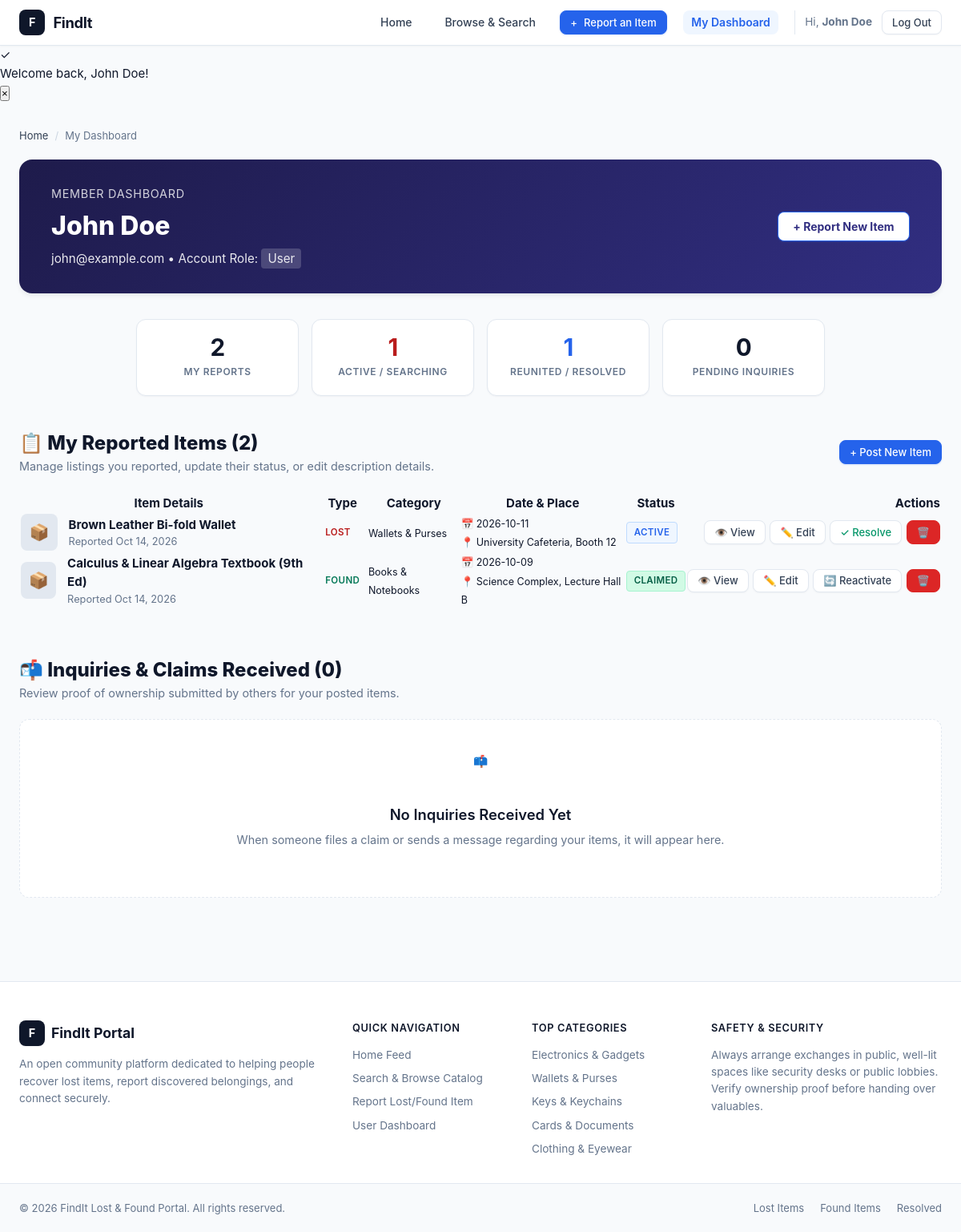
The app's page /dashboard.php (signed in) with its own data.
### tables this page shows
CREATE TABLE items (
            id INTEGER PRIMARY KEY AUTOINCREMENT,
            user_id INTEGER,
            type TEXT NOT NULL,               -- 'lost' or 'found'
            title TEXT NOT NULL,
            category TEXT NOT NULL,
            description TEXT NOT NULL,
            location TEXT NOT NULL,
            item_date TEXT NOT NULL,
            image_path TEXT,
            contact_name TEXT NOT NULL,
            contact_email TEXT NOT NULL,
            contact_phone TEXT,
            status TEXT DEFAULT 'active',     -- 'active', 'claimed', 'returned'
            security_secret TEXT NOT NULL,
            created_at DATETIME DEFAULT CURRENT_TIMESTAMP,
            updated_at DATETIME DEFAULT CURRENT_TIMESTAMP,
            FOREIGN KEY (user_id) REFERENCES users(id) ON DELETE SET NULL
        );

### dashboard.php (the view, shortened to what the rows shown need)
<?php
require_once __DIR__ . '/db.php';
$pdo = getDbConnection();
$user = current_user();
$userId = $user['id'];
$itemsStmt = $pdo->prepare("SELECT * FROM items WHERE user_id = :user_id ORDER BY created_at DESC");
$itemsStmt->execute([':user_id' => $userId]);
$myItems = $itemsStmt->fetchAll();
$claimsStmt = $pdo->prepare("
    SELECT c.*, i.title as item_title, i.type as item_type, i.id as item_id
    FROM claims c
    JOIN items i ON c.item_id = i.id
    WHERE i.user_id = :user_id
    ORDER BY c.created_at DESC
");
$claimsStmt->execute([':user_id' => $userId]);
$incomingClaims = $claimsStmt->fetchAll();
$totalPosted = count($myItems);
render_header('My Dashboard', 'dashboard');
?>
<main class="main-wrapper">
    <div style="background: linear-gradient(135deg, #1e1b4b 0%, #312e81 100%); color: #ffffff; padding: 2rem 2.5rem; border-radius: var(--radius-lg); margin-bottom: 2rem; box-shadow: var(--shadow-md); display: flex; justify-content: space-between; align-items: center; flex-wrap: wrap; gap: 1.5rem;">
        <div>
            <div style="font-size: 0.9rem; text-transform: uppercase; letter-spacing: 0.05em; opacity: 0.8; margin-bottom: 0.25rem;">Member Dashboard</div>
            <h1 style="font-size: 2rem; font-weight: 800;"><?= htmlspecialchars($user['name']) ?></h1>
            <p style="opacity: 0.9; font-size: 0.95rem; margin-top: 0.25rem;"><?= htmlspecialchars($user['email']) ?> • Account Role: <span style="text-transform: capitalize; background: rgba(255,255,255,0.2); padding: 0.2rem 0.5rem; border-radius: 4px;"><?= htmlspecialchars($user['role']) ?></span></p>
        </div>
    </div>
    <div style="margin-bottom: 3.5rem;">
        <div style="display: flex; justify-content: space-between; align-items: center; margin-bottom: 1.25rem; flex-wrap: wrap; gap: 1rem;">
            <div>
                <h2 style="font-size: 1.5rem; font-weight: 800;">📋 My Reported Items (<?= $totalPosted ?>)</h2>
            </div>
        </div>
        <?php if (empty($myItems)): ?>
            <div class="empty-state">
                <div class="empty-state-icon">📝</div>
                <h3>You Haven't Reported Any Items Yet</h3>
                <p>Have you lost something or discovered an item? Submit a report now to connect with the community.</p>
                <div style="display: flex; gap: 1rem; justify-content: center; margin-top: 1.25rem;">
                    <a href="report.php?type=lost" class="btn btn-danger btn-sm">Report Lost Item</a>
                    <a href="report.php?type=found" class="btn btn-success btn-sm">Report Found Item</a>
                </div>
            </div>
        <?php else: ?>
            <div class="table-container">
                <table class="data-table">
                    <thead>
                        <tr>
                            <th>Item Details</th>
                            <th>Type</th>
                            <th>Category</th>
                            <th>Date &amp; Place</th>
                            <th>Status</th>
                            <th style="text-align: right;">Actions</th>
                        </tr>
                    </thead>
                    <tbody>
                        <?php foreach ($myItems as $item): ?>
                            <tr>
                                <td>
                                    <div style="display: flex; align-items: center; gap: 0.85rem;">
                                        <?php if (!empty($item['image_path']) && file_exists(UPLOAD_DIR . $item['image_path'])): ?>
                                            <img src="<?= UPLOAD_WEB_PATH . htmlspecialchars($item['image_path']) ?>" alt="" style="width: 46px; height: 46px; object-fit: cover; border-radius: var(--radius-sm);">
                                        <?php else: ?>
                                            <div style="width: 46px; height: 46px; background: #e2e8f0; border-radius: var(--radius-sm); display: flex; align-items: center; justify-content: center; font-size: 1.25rem;">
                                                📦
                                            </div>
                                        <?php endif; ?>
                                        <div>
                                            <a href="item.php?id=<?= $item['id'] ?>" style="font-weight: 700; color: var(--text-main);">
                                                <?= htmlspecialchars($item['title']) ?>
                                            </a>
                                            <div style="font-size: 0.8rem; color: var(--text-muted);">
                                                Reported <?= time_ago($item['created_at']) ?>
                                            </div>
                                        </div>
                                    </div>
                                </td>
                                <td>
                                    <span class="status-pill" style="<?= ($item['type'] === 'lost') ? 'background: var(--lost-light); color: var(--lost-color);' : 'background: var(--found-light); color: var(--found-color);' ?>">
                                        <?= ucfirst($item['type']) ?>
                                    </span>
                                </td>
                                <td>
                                    <small><?= htmlspecialchars(get_category_label($item['category'])) ?></small>
                                </td>
                                <td>
                                    <small>📅 <?= htmlspecialchars($item['item_date']) ?><br>📍 <?= htmlspecialchars($item['location']) ?></small>
                                </td>
                                <td>
                                    <span class="status-pill status-<?= ($item['status'] === 'active') ? 'active' : 'returned' ?>">
                                        <?= ucfirst($item['status']) ?>
                                    </span>
                                </td>
                                <td style="text-align: right; white-space: nowrap;">
                                    <div style="display: inline-flex; gap: 0.35rem;">
                                        <a href="item.php?id=<?= $item['id'] ?>" class="btn btn-secondary btn-sm" title="View details">
                                            👁️ View
                                        </a>
                                        <a href="report.php?id=<?= $item['id'] ?>" class="btn btn-secondary btn-sm" title="Edit details">
                                            ✏️ Edit
                                        </a>
                                        <?php if ($item['status'] === 'active'): ?>
                                            <a href="item.php?id=<?= $item['id'] ?>&action=status&status=claimed&csrf=<?= generate_csrf_token() ?>" class="btn btn-secondary btn-sm" style="color: #059669;" title="Mark as resolved" onclick="return confirm('Mark this item as resolved?')">
                                                ✓ Resolve
                                            </a>
                                        <?php else: ?>
                                            <a href="item.php?id=<?= $item['id'] ?>&action=status&status=active&csrf=<?= generate_csrf_token() ?>" class="btn btn-secondary btn-sm" title="Reactivate item" onclick="return confirm('Re-activate this item?')">
                                                🔄 Reactivate
                                            </a>
                                        <?php endif; ?>
                                        <a href="item.php?id=<?= $item['id'] ?>&action=delete&csrf=<?= generate_csrf_token() ?>" class="btn btn-danger btn-sm" title="Delete record" onclick="return confirm('Permanently remove this report?');">
                                            🗑️
                                        </a>
                                    </div>
                                </td>
                            </tr>
                        <?php endforeach; ?>
                    </tbody>
                </table>
            </div>
        <?php endif; ?>
    </div>
    <div>
        <div style="display: flex; justify-content: space-between; align-items: center; margin-bottom: 1.25rem;">
            <div>
                <h2 style="font-size: 1.5rem; font-weight: 800;">📬 Inquiries &amp; Claims Received (<?= count($incomingClaims) ?>)</h2>
            </div>
        </div>
    </div>
</main>
<?php render_footer(); ?>

### db.php (shortened to what the rows shown need)
<?php
function is_logged_in() {
    return isset($_SESSION['user_id']) && !empty($_SESSION['user_id']);
}
function current_user() {
    return [
        'id'    => $_SESSION['user_id'],
        'name'  => $_SESSION['user_name'] ?? 'User',
        'email' => $_SESSION['user_email'] ?? '',
        'role'  => $_SESSION['user_role'] ?? 'user'
    ];
}
function generate_csrf_token() {
    return $_SESSION['csrf_token'];
}
function get_categories() {
    return [
        'electronics' => ['label' => 'Electronics & Gadgets', 'icon' => ''],
        'wallets'     => ['label' => 'Wallets & Purses',     'icon' => ''],
        'keys'        => ['label' => 'Keys & Keychains',     'icon' => ''],
        'documents'   => ['label' => 'Cards & Documents',    'icon' => ''],
        'clothing'    => ['label' => 'Clothing & Eyewear',   'icon' => ''],
        'pets'        => ['label' => 'Pets & Animals',       'icon' => ''],
        'books'       => ['label' => 'Books & Notebooks',    'icon' => ''],
        'jewelry'     => ['label' => 'Jewelry & Watches',    'icon' => ''],
        'other'       => ['label' => 'Other Belongings',     'icon' => '']
    ];
}
function get_category_label($key) {
    $cats = get_categories();
    return $cats[$key]['label'] ?? ucfirst($key);
}
function time_ago($datetime) {
    $time = strtotime($datetime);
    $diff = time() - $time;
    return date('M d, Y', $time);
}
function render_header($pageTitle = '', $activeTab = '') {
    $user = current_user();
    $currentPage = basename($_SERVER['PHP_SELF'] ?? 'index.php');
    ?>
<!DOCTYPE html>
<html lang="en">
<head>
    <link rel="stylesheet" href="css/style.css">
</head>
<body>
    <header class="header">
        <div class="nav-container">
            <nav class="nav-menu" id="navMenu">
                <ul class="nav-links">
                    <?php if (is_logged_in()): ?>
                        <li>
                            <a href="dashboard.php" class="nav-link <?= ($currentPage === 'dashboard.php') ? 'active' : '' ?>">
                                My Dashboard
                            </a>
                        </li>
                        <li class="user-pill-container">
                            <span class="user-greeting">Hi, <strong><?= htmlspecialchars($user['name']) ?></strong></span>
                            <a href="login.php?action=logout" class="btn btn-secondary btn-sm" title="Log Out">Log Out</a>
                        </li>
                    <?php endif; ?>
                </ul>
            </nav>
        </div>
    </header>
    <?php
}
function render_footer() {
    ?>
</body>
</html>
    <?php
}

### records on screen
items: contact_name "John Doe", contact_email "john@example.com", title "Brown Leather Bi-fold Wallet", created_at "Oct 14, 2026", type "LOST", category "Wallets & Purses", item_date "2026-10-11", location "University Cafeteria, Booth 12", status "ACTIVE"
items: title "Calculus & Linear Algebra Textbook (9th Ed)", created_at "Oct 14, 2026", type "FOUND", category "Books & Notebooks", item_date "2026-10-09", location "Science Complex, Lecture Hall B", status "CLAIMED"

### other values on screen
$icon "✓"
$msg "Welcome back, John Doe!"
$user['role'] "User"
$totalPosted "2"
$activeItems "1"
$resolvedItems "1"
$pendingClaims "0"
count($incomingClaims) "0"
$cat['label'] "Electronics & Gadgets"
$cat['label'] "Wallets & Purses"
$cat['label'] "Keys & Keychains"
$cat['label'] "Cards & Documents"
$cat['label'] "Clothing & Eyewear"
